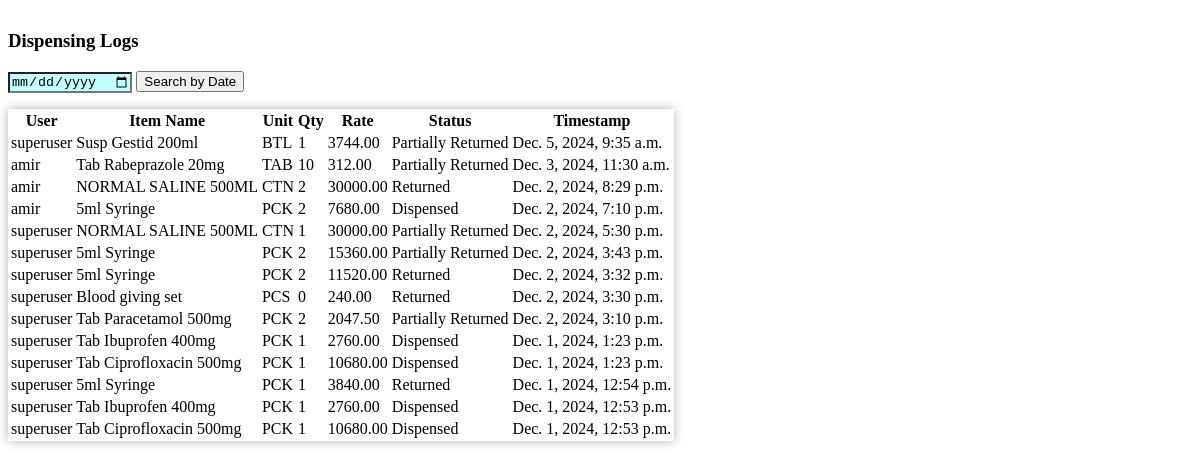
Screenshot of /dispensing_log/ (signed in) with the database file from the repository.
### app/models.py (models this page shows, shortened)
class DispensingLog(models.Model):
    UNIT_CHOICES = [
        ('PCS', 'Pieces'),
        ('TAB', 'Tablets'),
        ('TIN', 'Tins'),
        ('BTL', 'Bottles'),
        ('PCK', 'Packets'),
        ('ROLL', 'Rolls'),
        ('CTN', 'Cartons'),
        ('AMP', 'Ample'),
        ('VAIL', 'Vail'),
        ('UNDEFINED', 'Undefined'),
    ]
    STATUS_CHOICES = [
        ('Returned', 'Returned'),
        ('Partially Returned', 'Partially Returned'),
        ('Dispensed', 'Dispensed'),
    ]
    user = models.ForeignKey(User, on_delete=models.CASCADE)
    name = models.CharField(max_length=100)
    unit = models.CharField(max_length=10, choices=UNIT_CHOICES, default='UNDEFINED')
    quantity = models.PositiveIntegerField(default=0)
    amount = models.DecimalField(max_digits=10, decimal_places=2, default=0)
    status = models.CharField(max_length=20, choices=STATUS_CHOICES, default='Dispensed')
    created_at = models.DateTimeField(auto_now_add=True)

### app/views.py (the view)
# urls.py: path('dispensing_log/', views.dispensing_log, name='dispensing_log'),
@login_required
def dispensing_log(request):
    logs = DispensingLog.objects.all().order_by('-created_at')
    if date_filter := request.GET.get('date'):
        selected_date = parse_date(date_filter)
        if selected_date:
            logs = logs.filter(created_at__date=selected_date)
            return render(request, 'partials/partials_dispensing_log.html', {'logs': logs})
    if status_filter := request.GET.get('status'):
        logs = logs.filter(status=status_filter)
        return render(request, 'partials/partials_dispensing_log.html', {'logs': logs})
    return render(request, 'dispensing_log.html', {'logs': logs})

### app/templates/dispensing_log.html (shortened to what this page needs)
{% block content %}
<div class="col-md-10 offset-md-2" id="main">
    <h3 class="col-md-8 offset-md-3">Dispensing Logs</h3>
    <form method="GET" action="" hx-get="{% url 'dispensing_log' %}" hx-target="#logsTable" hx-swap="outerHTML">
        <input type="date" name="date" id="searchDate" class="form-control" value="{{ request.GET.date|default:'' }}"
            style="background-color: rgb(196, 253, 253);">
        <input type="submit" class="btn btn-primary btn-sm mb-3 mt-1" value="Search by Date">
    </form>
    <table class="table table-hover" style="box-shadow: 0 0 10px rgba(0, 0, 0, 0.3);">
        <thead class="table-primary">
            <tr>
                <th scope="col">User</th>
                <th scope="col">Item Name</th>
                <th scope="col">Unit</th>
                <th scope="col">Qty</th>
                <th scope="col">Rate</th>
                <th scope="col">Status</th>
                <th scope="col">Timestamp</th>
            </tr>
        </thead>
        <tbody id="logsTable">
            {% for log in logs %}
            <tr>
                <td>{{ log.user.get_full_name|default:log.user.username }}</td>
                <td>{{ log.name }}</td>
                <td>{{ log.unit }}</td>
                <td>{{ log.quantity }}</td>
                <td>{{ log.amount }}</td>
                <td>{{ log.get_status_display }}</td>
                <td>{{ log.created_at }}</td>
            </tr>
            {% endfor %}
        </tbody>
    </table>
</div>
{% endblock %}

### app/templates/dispensing_log.html (style rules this page uses)
#main { margin-top: 30px; }

### rows the page displays
DispensingLog: user.get_full_name "superuser", name "Susp Gestid 200ml", unit "BTL", quantity "1", amount "3744.00", status "Partially Returned", created_at "Dec. 5, 2024, 9:35 a.m."
DispensingLog: user.get_full_name "amir", name "Tab Rabeprazole 20mg", unit "TAB", quantity "10", amount "312.00", status "Partially Returned", created_at "Dec. 3, 2024, 11:30 a.m."
DispensingLog: user.get_full_name "amir", name "NORMAL SALINE 500ML", unit "CTN", quantity "2", amount "30000.00", status "Returned", created_at "Dec. 2, 2024, 8:29 p.m."
DispensingLog: user.get_full_name "amir", name "5ml Syringe", unit "PCK", quantity "2", amount "7680.00", status "Dispensed", created_at "Dec. 2, 2024, 7:10 p.m."
DispensingLog: user.get_full_name "superuser", name "NORMAL SALINE 500ML", unit "CTN", quantity "1", amount "30000.00", status "Partially Returned", created_at "Dec. 2, 2024, 5:30 p.m."
DispensingLog: user.get_full_name "superuser", name "5ml Syringe", unit "PCK", quantity "2", amount "15360.00", status "Partially Returned", created_at "Dec. 2, 2024, 3:43 p.m."
DispensingLog: user.get_full_name "superuser", name "5ml Syringe", unit "PCK", quantity "2", amount "11520.00", status "Returned", created_at "Dec. 2, 2024, 3:32 p.m."
DispensingLog: user.get_full_name "superuser", name "Blood giving set", unit "PCS", quantity "0", amount "240.00", status "Returned", created_at "Dec. 2, 2024, 3:30 p.m."
DispensingLog: user.get_full_name "superuser", name "Tab Paracetamol 500mg", unit "PCK", quantity "2", amount "2047.50", status "Partially Returned", created_at "Dec. 2, 2024, 3:10 p.m."
DispensingLog: user.get_full_name "superuser", name "Tab Ibuprofen 400mg", unit "PCK", quantity "1", amount "2760.00", status "Dispensed", created_at "Dec. 1, 2024, 1:23 p.m."
DispensingLog: user.get_full_name "superuser", name "Tab Ciprofloxacin 500mg", unit "PCK", quantity "1", amount "10680.00", status "Dispensed", created_at "Dec. 1, 2024, 1:23 p.m."
DispensingLog: user.get_full_name "superuser", name "5ml Syringe", unit "PCK", quantity "1", amount "3840.00", status "Returned", created_at "Dec. 1, 2024, 12:54 p.m."
DispensingLog: user.get_full_name "superuser", name "Tab Ibuprofen 400mg", unit "PCK", quantity "1", amount "2760.00", status "Dispensed", created_at "Dec. 1, 2024, 12:53 p.m."
DispensingLog: user.get_full_name "superuser", name "Tab Ciprofloxacin 500mg", unit "PCK", quantity "1", amount "10680.00", status "Dispensed", created_at "Dec. 1, 2024, 12:53 p.m."
